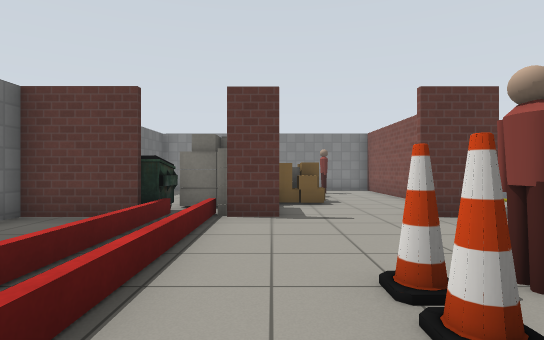
[1] (above)

21 first-person views from a walk through a world built for the Gazebo simulator. The camera is 0.9 m above the floor, looks level and sees 80° across. The lines on the ground mark 1 m squares. The floor is counted in squares, 1 m on a side. Each view is taken from the middle of a square. On the plan, view 1 faces up. The plan holds only what a view shows up to about 12 squares ahead; the rest is blank. Gazebo's built-in surfaces are drawn with simple patterns. Some stock models are drawn as simple stand-ins. Some surface patterns are stand-ins.

[2]
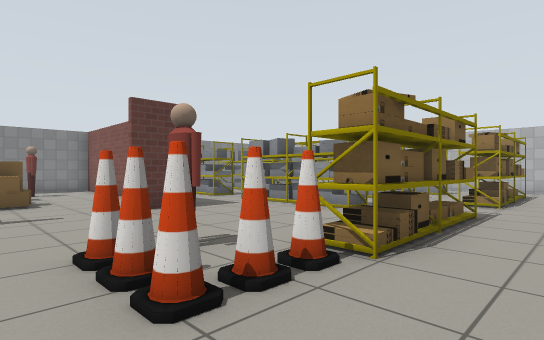

[3]
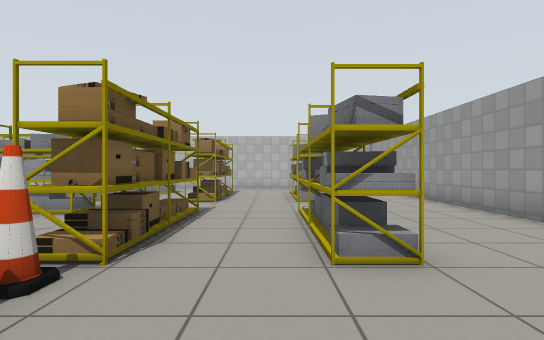

[4]
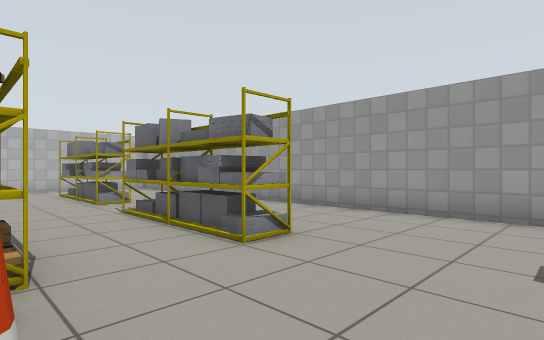

[5]
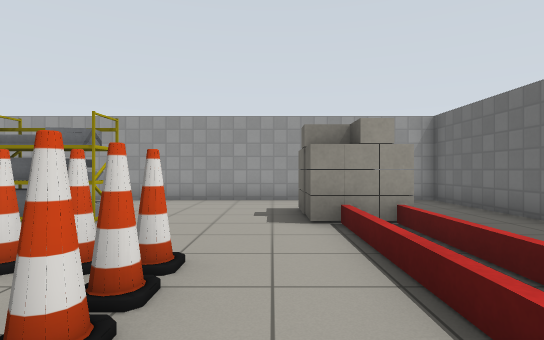

[6]
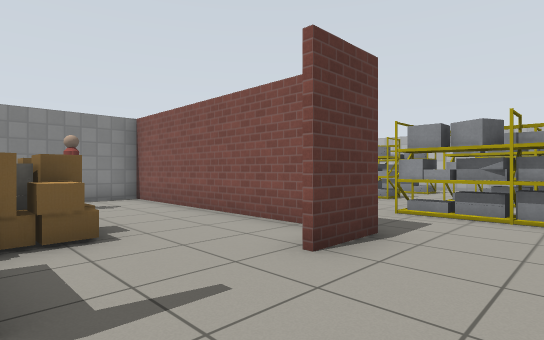

[7]
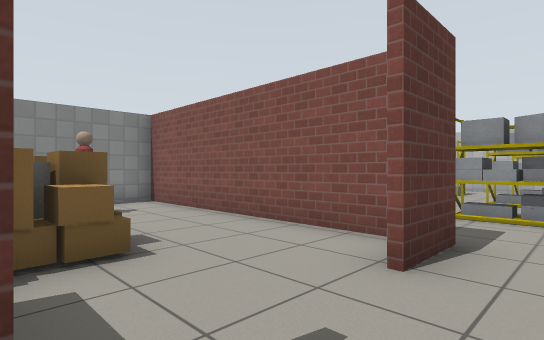

[8]
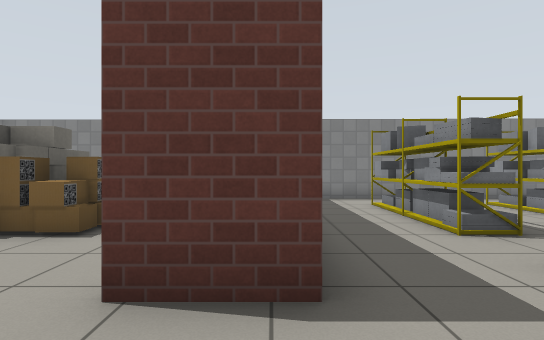

[9]
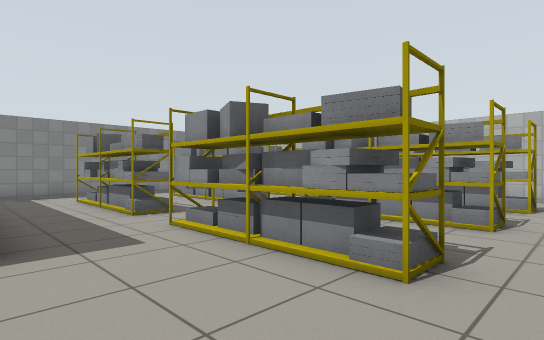

[10]
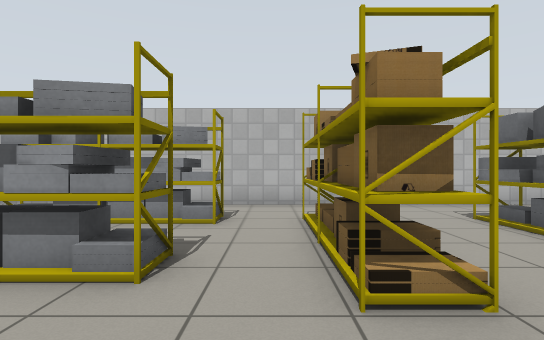

[11]
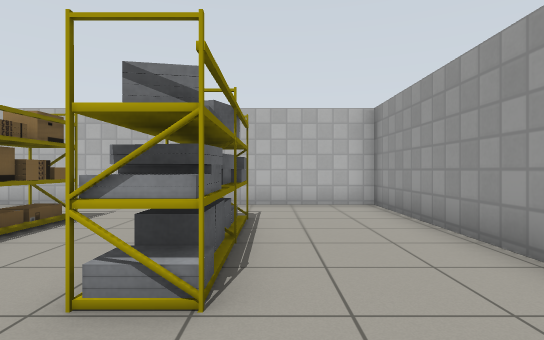

[12]
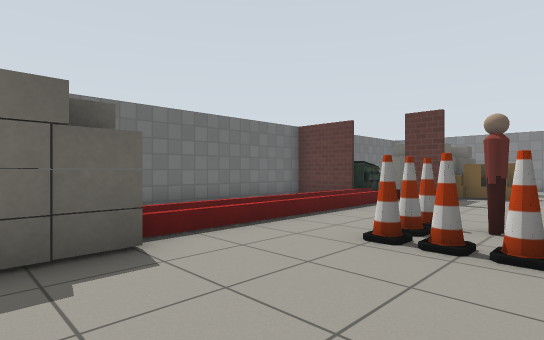

[13]
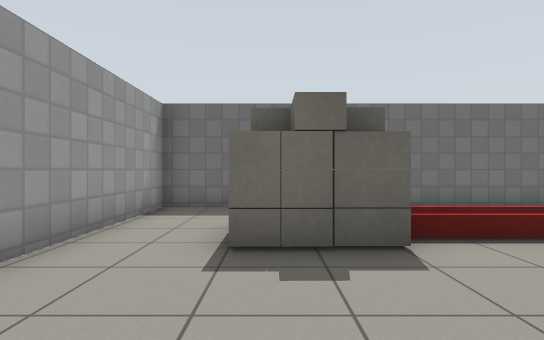

[14]
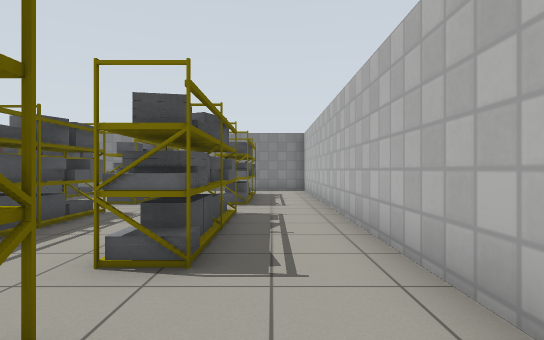

[15]
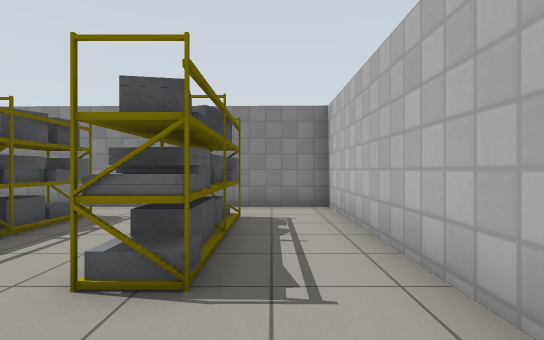

[16]
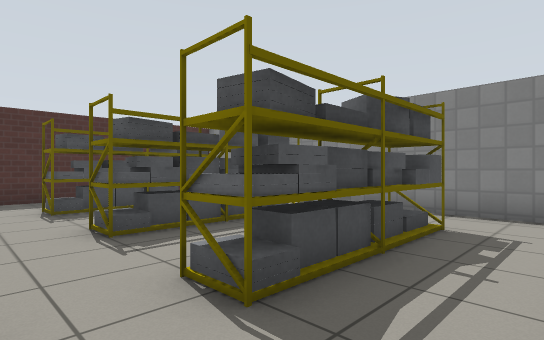

[17]
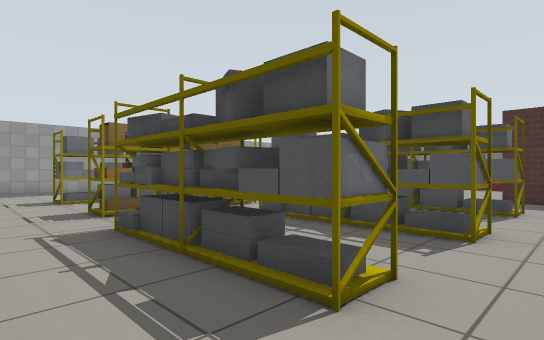

[18]
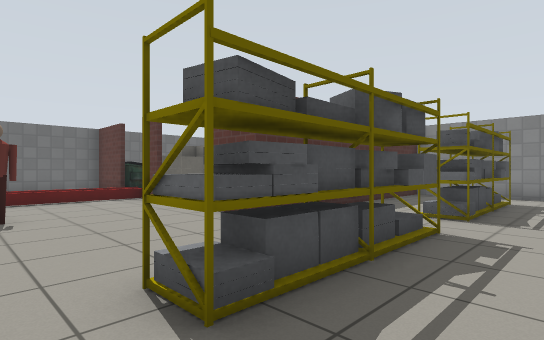

[19]
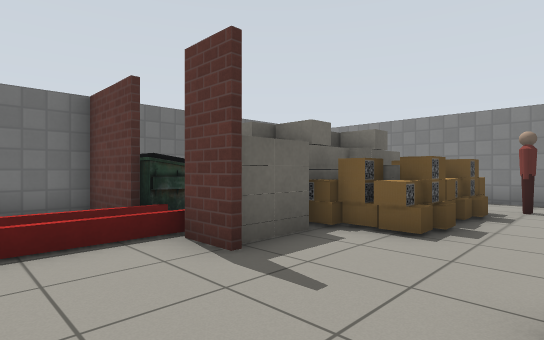

[20]
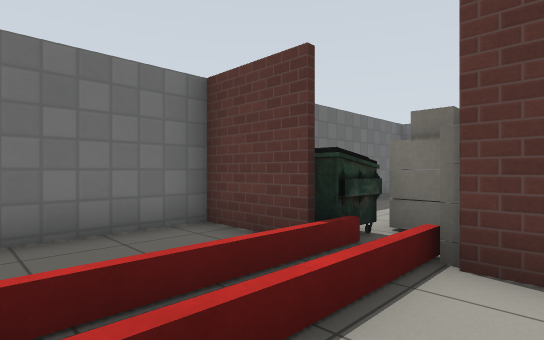

[21]
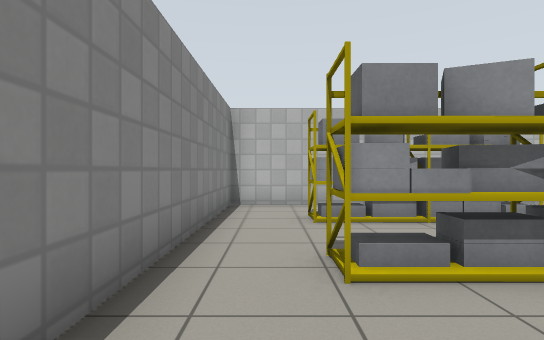

### Floor plan
Points are (right, up) in squares from view 1. A wall is a line through its corners. A room is listed if a view was taken in it or the views show most of it. See-through windows are left out.
Room 1 (views 1, 2, 3, 4, 5, 6, 7, 8, 9, 10, 11, 12, 13, 14, 15, 16, 17, 18, 19, 20, 21)
walls: (0.2, 6.2) (-0.9, 6.2); (-2.5, 6.2) (-4.8, 6.2) (-4.8, -5.6) (15.4, -5.6) (15.4, 14.1) (3.9, 14.2); (4.3, 14.3) (4.3, 6.2) (2.8, 6.2)
low walls: (-1.1, 6.5) (-1.1, -1.4)
ways out: opening at (1.5, 6) to room 2
objects: other object (-2, -3) to (-1, -2); cone (1, 1); cone (1, 2); cone (2, 1); person (2, 2) to (2, 3); shelf (3, -2) to (7, -2); cone (3, 1); shelf (4, 1) to (7, 1); shelf (7, 3) to (7, 7); shelf (7, 9) to (7, 12); shelf (9, -2) to (13, -2); shelf (9, 1) to (13, 1); shelf (10, 3) to (10, 7); shelf (10, 9) to (10, 12); shelf (13, 3) to (13, 7); shelf (13, 9) to (13, 12)
Room 2 (no view inside)
walls: (4.2, 7) (4.2, 14.3); (3.9, 14.2) (-4.8, 14.3); (-4.8, 13.2) (-4.8, 7.2)
ways out: opening at (1.5, 6) to room 1
objects: other object (-4, 7) to (-2, 7); other object (-2, 8) to (-1, 10); other object (-2, 11) to (-1, 12); other object (-1, 7) to (0, 8); other object (0, 9) to (1, 10); other object (0, 11) to (1, 12); person (2, 12) to (2, 13)

Positions as (right, up) in squares from view 1, and headings:
1: (0, 0), facing up
2: (0, -1), facing up-right
3: (0, -1), facing right
4: (0, 1), facing down-right
5: (0, 4), facing down
6: (0, 4), facing up-right
7: (0, 5), facing up-right
8: (4, 4), facing up
9: (4, 2), facing up-right
10: (7, 2), facing right
11: (7, -3), facing right
12: (3, -3), facing up-left
13: (3, -3), facing left
14: (14, 0), facing up
15: (14, 6), facing up
16: (15, 7), facing up-left
17: (15, 8), facing down-left
18: (9, 2), facing up-left
19: (3, 4), facing up-left
20: (0, 3), facing up-left
21: (7, 13), facing right
